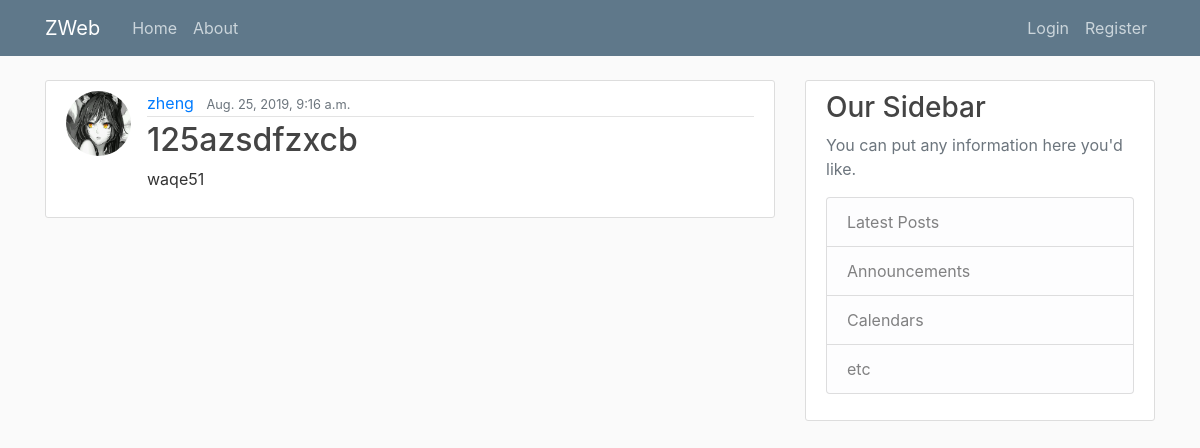
The page /post/39/ on the database its author committed.
### blog/models.py (models this page shows, shortened)
class Post(models.Model):
	title = models.CharField(max_length = 100)
	content = models.TextField()
	date_posted = models.DateTimeField(default = timezone.now)
	author = models.ForeignKey(User, on_delete = models.CASCADE)

### users/models.py (models this page shows, shortened)
class Profile(models.Model):
	user = models.OneToOneField(User, on_delete = models.CASCADE)
	image = models.ImageField(default = 'default.jpg', upload_to =  'profule_pics')

### blog/views.py (the view)
# urls.py: path('post/<int:pk>/', PostDetailView.as_view(), name = 'post-detail'),
class PostDetailView(DetailView):
	model = Post

### blog/templates/blog/post_detail.html (shortened to what this page needs)
{% extends 'blog/base.html'%}
{% block content %}
  <article class="media content-section">
  <img class = " rounded-circle article-img" src="{{ post.author.profile.image.url }}">
   <div class="media-body">
     <div class="article-metadata">
       <a class="mr-2" href="{% url 'user-posts' post.author.username %}">
       {{ post.author }}
      </a>
       <small class="text-muted">{{ post.date_posted }}</small>
     </div>
     <h2 class="article-title">{{ post.title }}</h2>
     <p class="article-content">{{ post.content }}</p>
   </div>
  </article>
{% endblock content%}

### blog/static/blog/main.css (style rules this page uses)
body { background: #fafafa; color: #333333; margin-top: 5rem; }
h1, h2, h3, h4, h5, h6 { color: #444444; }
.content-section { background: #ffffff; padding: 10px 20px; border: 1px solid #dddddd; border-radius: 3px; margin-bottom: 20px; }
.article-title { color: #444444; }
.article-content { white-space: pre-line; }
.article-img { height: 65px; width: 65px; margin-right: 16px; }
.article-metadata { padding-bottom: 1px; margin-bottom: 4px; border-bottom: 1px solid #e3e3e3 }

### rows shown on the page
Post: author.profile.image (placeholder picture), author "zheng", date_posted "Aug. 25, 2019, 9:16 a.m.", title "125azsdfzxcb", content "waqe51"
